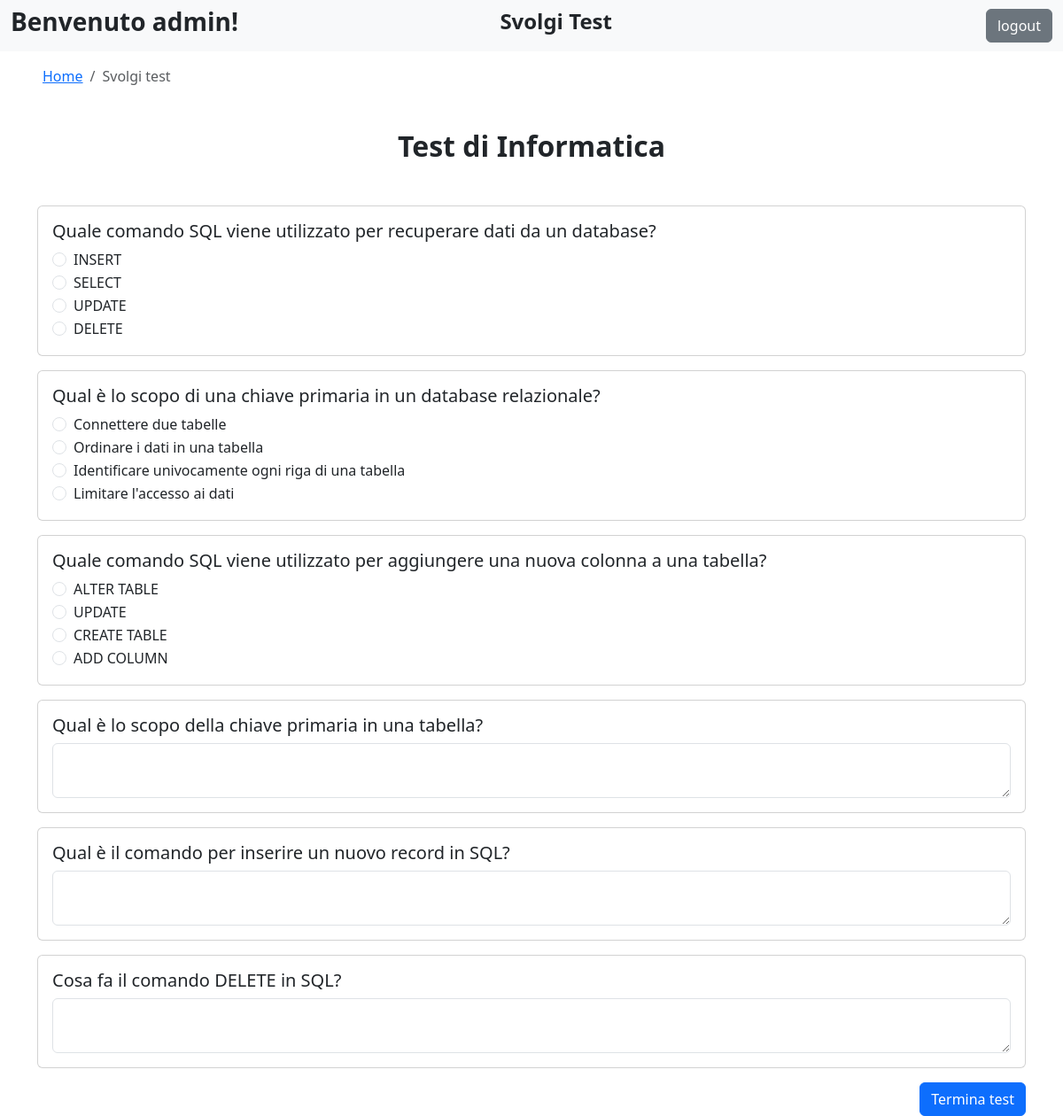
Before: /svolgi_test.php?id_test=1 (signed in) with the older database file.
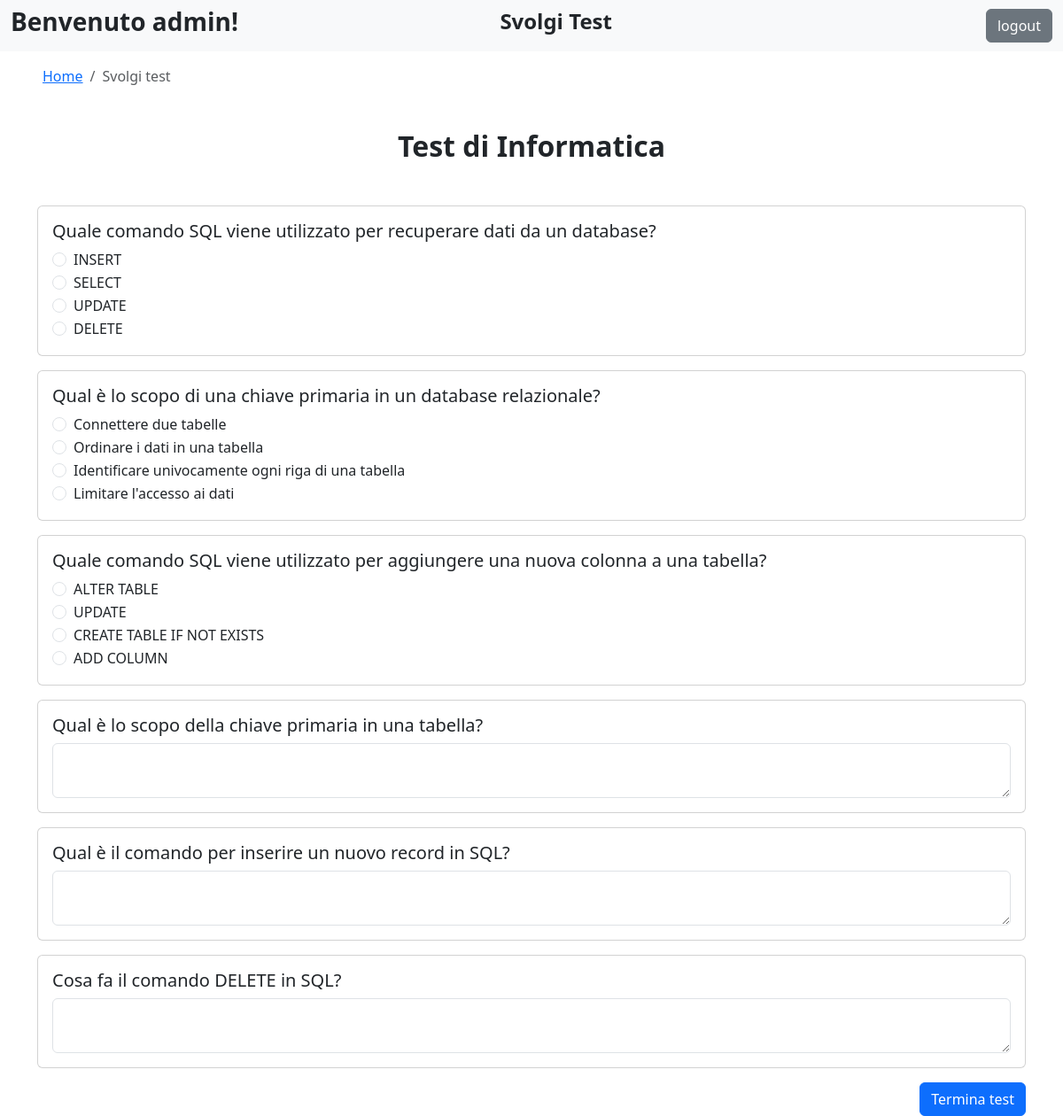
After: the same page with the newer database file.
### tables this page shows
CREATE TABLE IF NOT EXISTS `test` (
  `id` int(11) NOT NULL,
  `titolo` varchar(255) NOT NULL,
  `descrizione` text DEFAULT NULL
);

CREATE TABLE IF NOT EXISTS `domanda` (
  `id` int(11) NOT NULL,
  `testo` varchar(2000) NOT NULL,
  `tipo` enum('multipla','aperta') DEFAULT NULL,
  `id_test` int(11) NOT NULL
);

CREATE TABLE IF NOT EXISTS `risposta` (
  `id` int(11) NOT NULL,
  `testo` varchar(2000) DEFAULT NULL,
  `corretta` tinyint(1) NOT NULL,
  `id_domanda` int(11) NOT NULL
);

### svolgi_test.php (the view, shortened to what this page needs)
<?php
    include "include/db.php";
    if ($_SERVER['REQUEST_METHOD'] === 'GET' && isset($_GET["id_test"])){
        $id_test = $_GET["id_test"];
    } else if ($_SERVER['REQUEST_METHOD'] === 'POST' && isset($_POST["id_test"]) && isset($_POST["invia"])) {
        $id_test = $_POST["id_test"];
        $id_user = $_SESSION["user_id"];
        unset($_POST['invia']);
        foreach ($_POST["risposte"] as $id_domanda => $risposta_data) {
            $sql = "INSERT INTO risposte_date (id_test, id_user, id_domanda, tipologia_domanda, risposta_data)
                    VALUES (?, ?, ?,
                    (SELECT tipo FROM domanda WHERE id = ?), ?)
                    ON DUPLICATE KEY UPDATE risposta_data = ?";
            $stmt = $conn->prepare($sql);
            if (is_array($risposta_data)) {
                $risposta_data = implode(",", array_map('strval', $risposta_data));
            }
            $stmt->bind_param("iiiiss", $id_test, $id_user, $id_domanda, $id_domanda, $risposta_data, $risposta_data);
            $stmt->execute();
        }
        go_to("studenti.php");
        exit();
    } else {
        go_to("studenti.php");
        exit();
    }
    $sql = "SELECT * FROM test WHERE id = ?";
    $stmt = $conn->prepare($sql);
    $stmt->bind_param("i", $id_test);
    $stmt->execute();
    $result = $stmt->get_result();
    $test = $result->fetch_assoc();
    $sql = "SELECT * FROM domanda WHERE id_test = ?";
    $stmt = $conn->prepare($sql);
    $stmt->bind_param("i", $id_test);
    $stmt->execute();
    $result = $stmt->get_result();
    $domande = $result->fetch_all(MYSQLI_ASSOC);
    for ($i = 0; $i < count($domande); $i++) {
        $sql = "SELECT * FROM risposta WHERE id_domanda = ?";
        $stmt = $conn->prepare($sql);
        $stmt->bind_param("i", $domande[$i]["id"]);
        $stmt->execute();
        $result = $stmt->get_result();
        $risposte = $result->fetch_all(MYSQLI_ASSOC);
        $r = array();
        foreach ($risposte as $key => $risposta) {
            $risposta["indice"] = $key;
            $r[] = $risposta;
        }
        $domande[$i]["risposte"] = $r;
    }
?>
<!DOCTYPE html>
<html lang="en">
<head>
    <link rel="stylesheet" href="https://cdn.jsdelivr.net/npm/bootstrap@4.3.1/dist/css/bootstrap.min.css">
    <link href="https://cdn.jsdelivr.net/npm/bootstrap@5.3.0-alpha1/dist/css/bootstrap.min.css" rel="stylesheet">
    <link href="https://cdn.jsdelivr.net/npm/bootstrap-icons/font/bootstrap-icons.css" rel="stylesheet">
</head>
<body>
    <nav class="navbar navbar-expand-lg navbar-light bg-light">
        <div class="container-fluid d-flex justify-content-between">
            <h3 class="fw-bold">Benvenuto <?php echo $_SESSION["username"]; ?>!</h3>
            <h4 class="fw-bold text-center" style="transform: translateX(-50%);">Svolgi Test</h4>
            <form class="d-flex" method="POST" action="php/do_logout.php">
                <input class="btn btn-secondary ms-auto" type="submit" id="logout" name="logout" value="logout">
            </form>
        </div>
    </nav>
    <div class="ms-5 mt-3">
        <nav aria-label="breadcrumb">
            <ol class="breadcrumb">
                <li class="breadcrumb-item"><a href="studenti.php">Home</a></li>
                <li class="breadcrumb-item active" aria-current="page">Svolgi test</li>
            </ol>
        </nav>
    </div>
    <div class="mt-3">
        <h2 class="fw-bold text-center my-5"><?php echo $test["titolo"] ?></h2>
        <form method="POST" action="svolgi_test.php" class="w-90 container">
            <?php
                foreach ($domande as $domanda) {
                    echo "<div class='card mb-3'>";
                    echo "<div class='card-body'>";
                    echo "<h5 class='card-title'>" . $domanda["testo"] . "</h5>";
                    foreach ($domanda["risposte"] as $key => $risposta) {
                        echo "<div class='form-check'>";
                        echo "<input class='form-check-input' type='radio' name='risposte[" . $domanda["id"] . "]' value='" . $key+1 . "'>";
                        echo "<label class='form-check-label'>" . $risposta["testo"] . "</label>";
                        echo "</div>";
                    }
                    if ($domanda["tipo"] === "aperta") {
                        echo "<textarea class='form-control' name='risposte[" . $domanda["id"] . "]'></textarea>";
                    }
                    echo "</div></div>";
                }
            ?>
            <input type="submit" name="invia" class="btn btn-primary float-right" value="Termina test">
        </form>
    </div>
</body>
</html>

Changed rows visible on the page:
changed risposta: testo "CREATE TABLE" → "CREATE TABLE IF NOT EXISTS"
